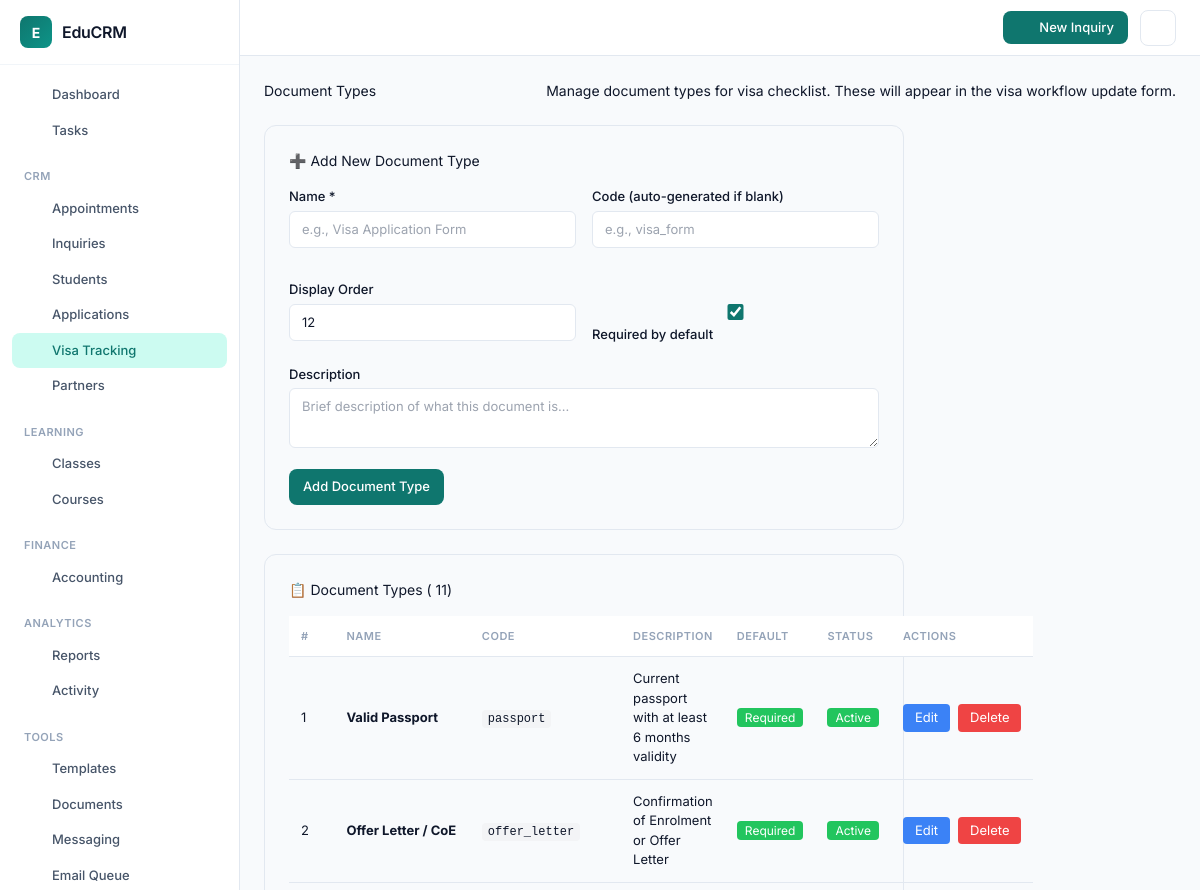
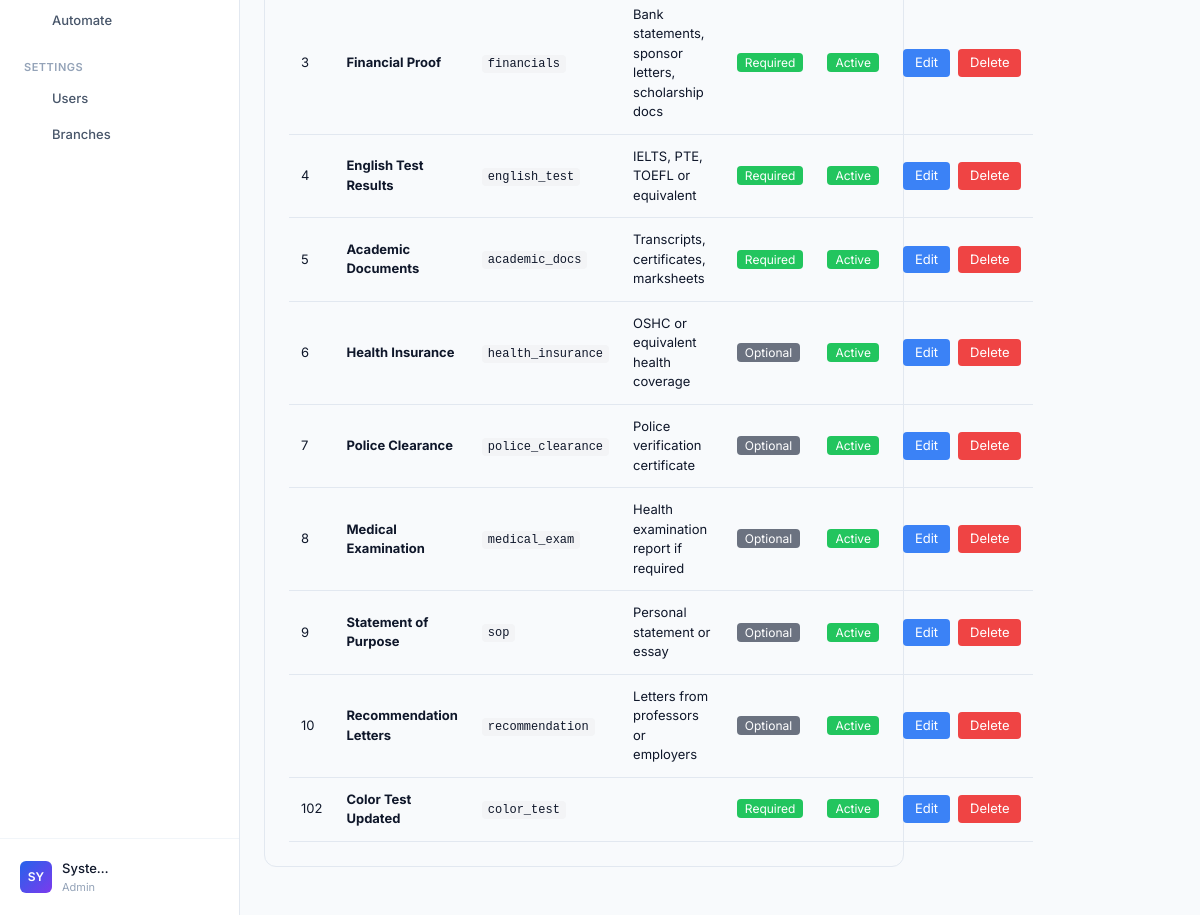
The page /modules/visa/document_types.php (signed in) on the database its author committed (2 pictures, top to bottom).
### tables this page shows
CREATE TABLE `document_types` (
  `id` int(11) NOT NULL,
  `name` varchar(100) NOT NULL,
  `code` varchar(50) NOT NULL,
  `description` text DEFAULT NULL,
  `is_required_default` tinyint(1) DEFAULT 1,
  `display_order` int(11) DEFAULT 0,
  `is_active` tinyint(1) DEFAULT 1,
  `created_at` timestamp NOT NULL DEFAULT current_timestamp(),
  `updated_at` timestamp NOT NULL DEFAULT current_timestamp() ON UPDATE current_timestamp()
);

### modules/visa/document_types.php (the view, shortened to what this page needs)
<?php
require_once __DIR__ . '/../../app/bootstrap.php';
$page_title = 'Document Types';
$types = $pdo->query("SELECT * FROM document_types ORDER BY display_order ASC, name ASC")->fetchAll();
require_once '../../templates/header.php';
?>
<div class="container">
    <div class="page-header">
        <h1>
            <?= htmlspecialchars($page_title) ?>
        </h1>
        <p>Manage document types for visa checklist. These will appear in the visa workflow update form.</p>
    </div>
    <div class="form-card">
        <h3 style="margin-bottom: 16px;">➕ Add New Document Type</h3>
        <form method="POST" action="">
            <div class="form-grid">
                <div class="form-group">
                    <label>Name *</label>
                    <input type="text" name="name" required placeholder="e.g., Visa Application Form">
                </div>
                <div class="form-group">
                    <label>Code (auto-generated if blank)</label>
                    <input type="text" name="code" placeholder="e.g., visa_form">
                </div>
                <div class="form-group">
                    <label>Display Order</label>
                    <input type="number" name="display_order" value="<?= count($types) + 1 ?>">
                </div>
                <div class="form-group">
                    <label>&nbsp;</label>
                    <label class="checkbox-label">
                        <input type="checkbox" name="is_required" checked>
                        Required by default
                    </label>
                </div>
            </div>
            <div class="form-group">
                <label>Description</label>
                <textarea name="description" placeholder="Brief description of what this document is..."></textarea>
            </div>
            <button type="submit" class="btn btn-primary">Add Document Type</button>
        </form>
    </div>
    <div class="form-card">
        <h3 style="margin-bottom: 16px;">📋 Document Types (
            <?= count($types) ?>)
        </h3>
        <table class="doc-types-table">
            <thead>
                <tr>
                    <th>#</th>
                    <th>Name</th>
                    <th>Code</th>
                    <th>Description</th>
                    <th>Default</th>
                    <th>Status</th>
                    <th>Actions</th>
                </tr>
            </thead>
            <tbody>
                <?php foreach ($types as $type): ?>
                    <tr>
                        <td>
                            <?= $type['display_order'] ?>
                        </td>
                        <td><strong>
                                <?= htmlspecialchars($type['name']) ?>
                            </strong></td>
                        <td><span class="code-text">
                                <?= htmlspecialchars($type['code']) ?>
                            </span></td>
                        <td>
                            <?= htmlspecialchars($type['description'] ?? '') ?>
                        </td>
                        <td>
                            <?php if ($type['is_required_default']): ?>
                                <span class="badge-required">Required</span>
                            <?php else: ?>
                                <span class="badge-optional">Optional</span>
                            <?php endif; ?>
                        </td>
                        <td>
                            <?php if ($type['is_active']): ?>
                                <span class="badge-required">Active</span>
                            <?php else: ?>
                                <span class="badge-inactive">Inactive</span>
                            <?php endif; ?>
                        </td>
                        <td>
                            <div class="btn-row">
                                <button type="button" class="btn-sm btn-edit"
                                    onclick="editType(<?= htmlspecialchars(json_encode($type)) ?>)">Edit</button>
                                <button type="button" class="btn-sm btn-delete"
                                    onclick="confirmDelete(<?= $type['id'] ?>)">Delete</button>
                            </div>
                        </td>
                    </tr>
                <?php endforeach; ?>
            </tbody>
        </table>
    </div>
</div>
<?php require_once '../../templates/footer.php'; ?>

### public/assets/css/sidebar.css (style rules this page uses)
:root { --primary: #0f766e; --primary-hover: #0d9488; --primary-light: #ccfbf1; --accent-red: #dc2626; --accent-red-light: #fef2f2; --accent-orange: #ea580c; --accent-orange-light: #fff7ed; --accent-amber: #d97706; --accent-amber-light: #fffbeb; --accent-green: #16a34a; --accent-green-light: #f0fdf4; --accent-blue: #2563eb; --accent-blue-light: #eff6ff; --accent-violet: #7c3aed; --accent-violet-light: #f5f3ff; --bg: #f8fafc; --surface: #ffffff; --border: #e2e8f0; --border-light: #f1f5f9; --text: #0f172a; --text-secondary: #475569; --text-muted: #94a3b8; --sidebar-width: 240px; --sidebar-bg: #ffffff; --sidebar-border: #e2e8f0; --shadow-xs: 0 1px 2px rgba(0, 0, 0, 0.04); --shadow-sm: 0 1px 3px rgba(0, 0, 0, 0.06), 0 1px 2px rgba(0, 0, 0, 0.04); --shadow-md: 0 4px 6px -1px rgba(0, 0, 0, 0.06), 0 2px 4px -1px rgba(0, 0, 0, 0.04); --radius-sm: 6px; --radius-md: 8px; --radius-lg: 12px; --transition: 150ms ease; }
*, *::before, *::after { box-sizing: border-box; }
body { margin: 0; padding: 0; font-family: 'Inter', -apple-system, BlinkMacSystemFont, 'Segoe UI', system-ui, sans-serif; font-size: 14px; line-height: 1.5; color: var(--text); background: var(--bg); -webkit-font-smoothing: antialiased; }
.btn { display: inline-flex; align-items: center; justify-content: center; gap: 6px; padding: 8px 14px; border-radius: var(--radius-md); font-size: 13px; font-weight: 500; cursor: pointer; text-decoration: none; border: none; transition: all var(--transition); background: var(--primary); color: white; }
.btn-primary { background: var(--primary); color: white; }
.btn-sm { padding: 5px 10px; font-size: 12px; }
table { width: 100%; border-collapse: collapse; }
table thead th { padding: 10px 12px; text-align: left; font-size: 11px; font-weight: 600; text-transform: uppercase; letter-spacing: 0.5px; color: var(--text-muted); background: var(--bg); border-bottom: 1px solid var(--border); }
table td { padding: 12px; font-size: 13px; border-bottom: 1px solid var(--border-light); }
.page-header { display: flex; align-items: center; justify-content: space-between; margin-bottom: 24px; }
.form-card { background: var(--surface); border: 1px solid var(--border); border-radius: var(--radius-lg); padding: 24px; max-width: 640px; }
.form-group { margin-bottom: 16px; }
.form-group label { display: block; font-size: 13px; font-weight: 500; color: var(--text); margin-bottom: 6px; }
input[type="checkbox"] { width: 16px; height: 16px; border: 1px solid var(--border); border-radius: 4px; cursor: pointer; accent-color: var(--primary); }
input[type="text"], input[type="email"], input[type="password"], input[type="number"], input[type="search"], input[type="tel"], input[type="url"], input[type="date"], select, textarea { padding: 9px 12px; border: 1px solid var(--border); border-radius: var(--radius-md); font-size: 13px; font-family: inherit; background: var(--surface); color: var(--text); transition: all var(--transition); }

### modules/visa/document_types.php (style rules this page uses)
.doc-types-table { width: 100%; border-collapse: collapse; }
.doc-types-table th, .doc-types-table td { padding: 12px; text-align: left; border-bottom: 1px solid var(--border); vertical-align: middle; }
.doc-types-table th { background: var(--surface); font-weight: 600; }
.badge-required { background: #22c55e; color: white; padding: 2px 8px; border-radius: 4px; font-size: 12px; }
.badge-optional { background: #6b7280; color: white; padding: 2px 8px; border-radius: 4px; font-size: 12px; }
.form-card { background: var(--card-bg); padding: 24px; border-radius: 12px; margin-bottom: 24px; border: 1px solid var(--border); }
.form-grid { display: grid; grid-template-columns: repeat(auto-fit, minmax(200px, 1fr)); gap: 16px; }
.form-group { margin-bottom: 16px; }
.form-group label { display: block; margin-bottom: 4px; font-weight: 500; }
.form-group input, .form-group textarea { width: 100%; padding: 8px 12px; border: 1px solid var(--border); border-radius: 6px; }
.form-group textarea { resize: vertical; min-height: 60px; }
.checkbox-label { display: flex; align-items: center; gap: 8px; }
.btn-row { display: flex; gap: 8px; align-items: center; }
.btn-sm { padding: 4px 12px; font-size: 13px; border-radius: 4px; cursor: pointer; border: none; }
.btn-edit { background: #3b82f6; color: white; }
.btn-delete { background: #ef4444; color: white; }
.code-text { font-family: monospace; background: #f3f4f6; padding: 2px 6px; border-radius: 4px; font-size: 12px; }

### rows shown on the page
document_types: display_order "1", name "Valid Passport", code "passport", description "Current passport with at least 6 months validity", is_required_default "Required", is_active "Active"
document_types: display_order "2", name "Offer Letter / CoE", code "offer_letter", description "Confirmation of Enrolment or Offer Letter", is_required_default "Required", is_active "Active"
document_types: display_order "3", name "Financial Proof", code "financials", description "Bank statements, sponsor letters, scholarship docs", is_required_default "Required", is_active "Active"
document_types: display_order "4", name "English Test Results", code "english_test", description "IELTS, PTE, TOEFL or equivalent", is_required_default "Required", is_active "Active"
document_types: display_order "5", name "Academic Documents", code "academic_docs", description "Transcripts, certificates, marksheets", is_required_default "Required", is_active "Active"
document_types: display_order "6", name "Health Insurance", code "health_insurance", description "OSHC or equivalent health coverage", is_required_default "Optional", is_active "Active"
document_types: display_order "7", name "Police Clearance", code "police_clearance", description "Police verification certificate", is_required_default "Optional", is_active "Active"
document_types: display_order "8", name "Medical Examination", code "medical_exam", description "Health examination report if required", is_required_default "Optional", is_active "Active"
document_types: display_order "9", name "Statement of Purpose", code "sop", description "Personal statement or essay", is_required_default "Optional", is_active "Active"
document_types: display_order "10", name "Recommendation Letters", code "recommendation", description "Letters from professors or employers", is_required_default "Optional", is_active "Active"
document_types: display_order "102", name "Color Test Updated", code "color_test", is_required_default "Required", is_active "Active"

### other values the page prints
$item['label'] "Dashboard"
$item['label'] "Tasks"
$section['title'] "CRM"
$item['label'] "Appointments"
$item['label'] "Inquiries"
$item['label'] "Students"
$item['label'] "Applications"
$item['label'] "Visa Tracking"
$item['label'] "Partners"
$section['title'] "LEARNING"
$item['label'] "Classes"
$item['label'] "Courses"
$section['title'] "FINANCE"
$item['label'] "Accounting"
$section['title'] "ANALYTICS"
